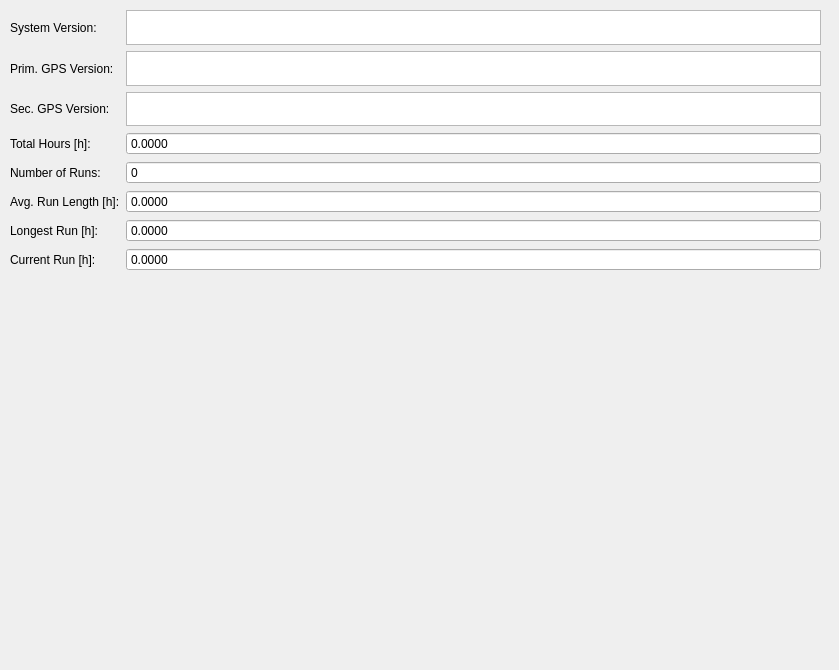
<?xml version="1.0" encoding="UTF-8"?>
<ui version="4.0">
 <class>VersionControl</class>
 <widget class="QWidget" name="VersionControl">
  <property name="geometry">
   <rect>
    <x>0</x>
    <y>0</y>
    <width>839</width>
    <height>670</height>
   </rect>
  </property>
  <property name="windowTitle">
   <string>Form</string>
  </property>
  <widget class="QWidget" name="gridLayoutWidget_2">
   <property name="geometry">
    <rect>
     <x>10</x>
     <y>10</y>
     <width>811</width>
     <height>261</height>
    </rect>
   </property>
   <layout class="QGridLayout" name="versionLayout">
    <item row="0" column="0">
     <widget class="QLabel" name="sysVerLabel">
      <property name="text">
       <string>System Version:</string>
      </property>
     </widget>
    </item>
    <item row="0" column="1">
     <widget class="QTextBrowser" name="sysVerText"/>
    </item>
    <item row="1" column="0">
     <widget class="QLabel" name="label">
      <property name="text">
       <string>Prim. GPS Version:</string>
      </property>
     </widget>
    </item>
    <item row="1" column="1">
     <widget class="QTextBrowser" name="primGPSVerText"/>
    </item>
    <item row="2" column="0">
     <widget class="QLabel" name="label_2">
      <property name="text">
       <string>Sec. GPS Version:</string>
      </property>
     </widget>
    </item>
    <item row="2" column="1">
     <widget class="QTextBrowser" name="secGPSVerText"/>
    </item>
    <item row="3" column="0">
     <widget class="QLabel" name="label_3">
      <property name="text">
       <string>Total Hours [h]:</string>
      </property>
     </widget>
    </item>
    <item row="3" column="1">
     <widget class="QDoubleSpinBox" name="totHoursSpinBox">
      <property name="readOnly">
       <bool>true</bool>
      </property>
      <property name="buttonSymbols">
       <enum>QAbstractSpinBox::NoButtons</enum>
      </property>
      <property name="decimals">
       <number>4</number>
      </property>
      <property name="maximum">
       <double>1000000.000000000000000</double>
      </property>
     </widget>
    </item>
    <item row="4" column="0">
     <widget class="QLabel" name="label_4">
      <property name="text">
       <string>Number of Runs:</string>
      </property>
     </widget>
    </item>
    <item row="4" column="1">
     <widget class="QSpinBox" name="runsNbrSpinBox">
      <property name="readOnly">
       <bool>true</bool>
      </property>
      <property name="buttonSymbols">
       <enum>QAbstractSpinBox::NoButtons</enum>
      </property>
      <property name="maximum">
       <number>1000000</number>
      </property>
     </widget>
    </item>
    <item row="5" column="0">
     <widget class="QLabel" name="label_5">
      <property name="text">
       <string>Avg. Run Length [h]:</string>
      </property>
     </widget>
    </item>
    <item row="5" column="1">
     <widget class="QDoubleSpinBox" name="avgRunLengthSpinBox">
      <property name="readOnly">
       <bool>true</bool>
      </property>
      <property name="buttonSymbols">
       <enum>QAbstractSpinBox::NoButtons</enum>
      </property>
      <property name="decimals">
       <number>4</number>
      </property>
      <property name="maximum">
       <double>1000000.000000000000000</double>
      </property>
     </widget>
    </item>
    <item row="6" column="0">
     <widget class="QLabel" name="label_6">
      <property name="text">
       <string>Longest Run [h]:</string>
      </property>
     </widget>
    </item>
    <item row="6" column="1">
     <widget class="QDoubleSpinBox" name="longestRunSpinBox">
      <property name="readOnly">
       <bool>true</bool>
      </property>
      <property name="buttonSymbols">
       <enum>QAbstractSpinBox::NoButtons</enum>
      </property>
      <property name="decimals">
       <number>4</number>
      </property>
      <property name="maximum">
       <double>1000000.000000000000000</double>
      </property>
     </widget>
    </item>
    <item row="7" column="0">
     <widget class="QLabel" name="label_7">
      <property name="text">
       <string>Current Run [h]:</string>
      </property>
     </widget>
    </item>
    <item row="7" column="1">
     <widget class="QDoubleSpinBox" name="currentRunSpinBox">
      <property name="readOnly">
       <bool>true</bool>
      </property>
      <property name="buttonSymbols">
       <enum>QAbstractSpinBox::NoButtons</enum>
      </property>
      <property name="decimals">
       <number>4</number>
      </property>
      <property name="maximum">
       <double>1000000.000000000000000</double>
      </property>
     </widget>
    </item>
   </layout>
  </widget>
 </widget>
 <resources/>
 <connections/>
</ui>
